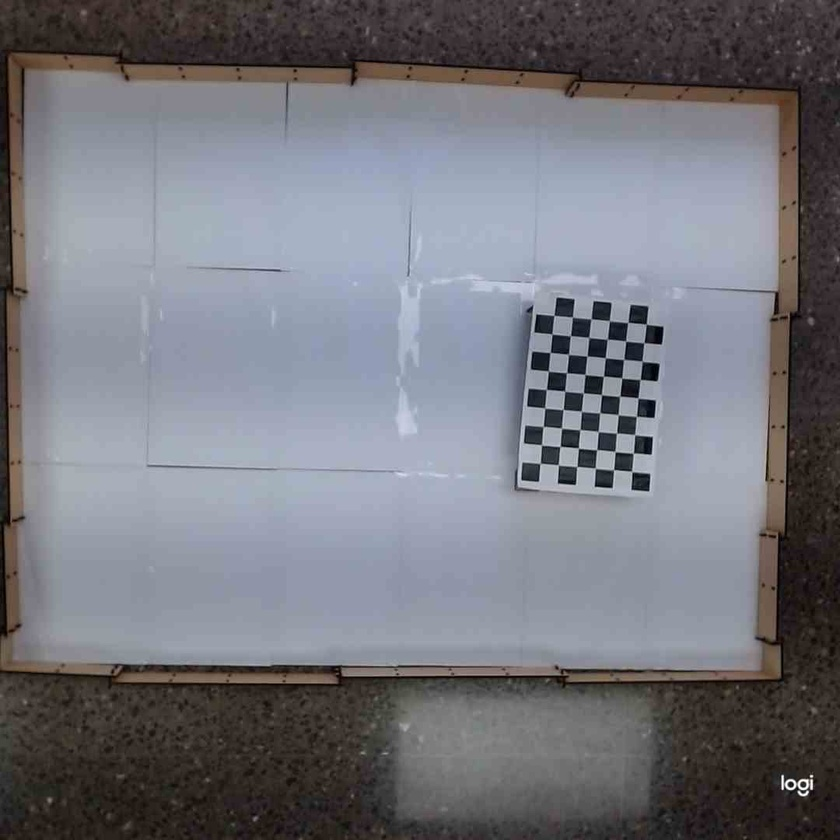
#> input picture Herramientas/Cámara/VALIDACION_PYTHON/Calibración Python/Imagenes_Calibracion_Nueva_Sala/2024-02-12_13-16-59.jpg, 840 x 840 px, shrunk from 1080 x 1080 before the run; its folder holds only this picture in this run
$ jupyter execute Calibracion_Camara.ipynb   (shell and % lines are left out)
#> lines starting #> are read from the running program, lines starting #| are printed output that depends on the picture; after the words box and inside, x2 and y2 are one past the last pixel; in counts of white or black regions, pixels touching at a corner belong together; long printed decimals are rounded
[cell 1]
"""
PROYECTO PROE
Este código se utiliza para calibrar la cámara del sistema de visión, para ejecutarlo se debe tener instalada la librería
openCV y tener al menos 10 imágenes de calibración en la misma carpeta.
"""
"!pip install opencv-python"

import cv2
import cv2 as cv
import numpy as np
import os
import glob

# Define las dimensiones del del tablero
CHECKERBOARD = (6,9) #Número filas de vértices por número de columnas de vértices
criteria = (cv2.TERM_CRITERIA_EPS + cv2.TERM_CRITERIA_MAX_ITER, 40, 0.001) #cada cuadrado del patrón mide 40 mm

# Guarda los puntos 3D del tablero
objpoints = []
# Guarda los puntos 2D del tablero
imgpoints = []


# Define las coordenadas globales para los puntos en 3D
objp = np.zeros((1, CHECKERBOARD[0] * CHECKERBOARD[1], 3), np.float32)
objp[0,:,:2] = np.mgrid[0:CHECKERBOARD[0], 0:CHECKERBOARD[1]].T.reshape(-1, 2)
prev_img_shape = None

#Dirección de las imagénes de calibración
images = glob.glob('./Imagenes_Calibracion_Nueva_Sala/*.jpg')
for fname in images:
    img = cv2.imread(fname)
#> img is the input picture: shape (840, 840, 3); mean B, G, R 124.6, 117.4, 116.9
    gray = cv2.cvtColor(img,cv2.COLOR_BGR2GRAY)
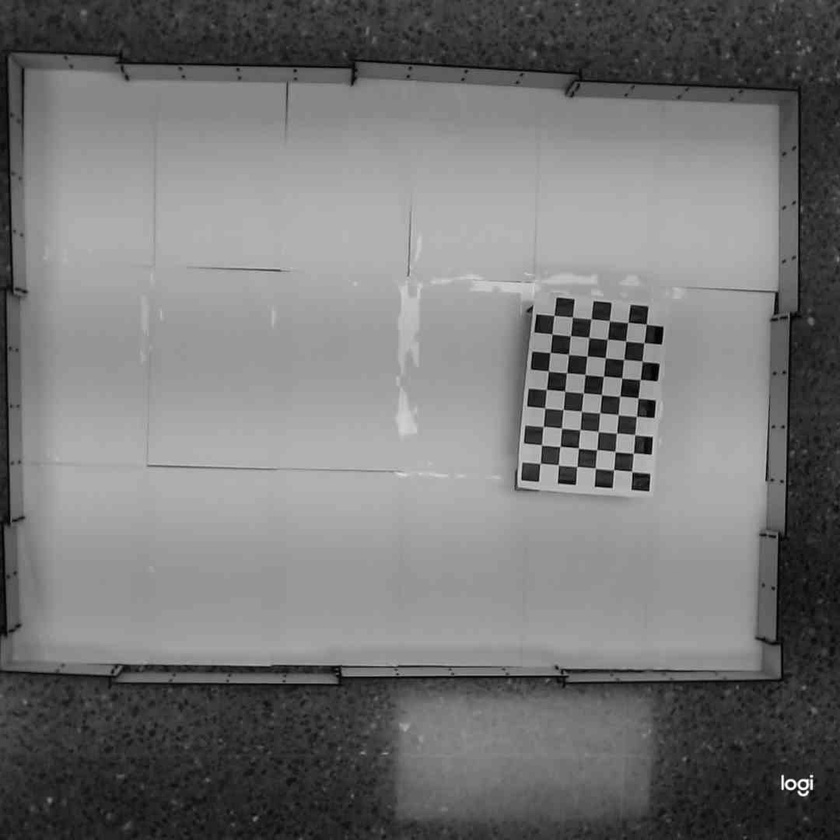
#> gray: shape (840, 840); min 1, max 255, mean 118.2
    # Encuentra las esquinas del patrón de calibración
    # Cuando se encuentran las esquinas deseadas ret = True
    ret, corners = cv2.findChessboardCorners(gray, CHECKERBOARD, cv2.CALIB_CB_ADAPTIVE_THRESH + cv2.CALIB_CB_FAST_CHECK + cv2.CALIB_CB_NORMALIZE_IMAGE)
#> ret = True; corners = 54 rows, first 8: [631.9, 471.6], [613.6, 469.6], [595.4, 468.1], [577, 466.6], [558.2, 464.6], [540, 463.5], [633.1, 453.3], [615, 451.7]

    """
    Si se detecta el número deseado de esquinas,
    refinamos las coordenadas de píxeles y mostramos
    ellos en las imágenes del tablero de ajedrez
    """
    if ret == True:
        objpoints.append(objp)
        # refining pixel coordinates for given 2d points.
        corners2 = cv2.cornerSubPix(gray, corners, (11,11),(-1,-1), criteria)
#> corners2 = 54 rows, first 8: [631.8, 471.6], [613.6, 469.8], [595.3, 468.3], [576.7, 466.5], [558.4, 465], [540.2, 463.3], [633.5, 453], [615.1, 451.6]

        imgpoints.append(corners2)

        # Dibuja los puntos en las esquinas
        img = cv2.drawChessboardCorners(img, CHECKERBOARD, corners2, ret)
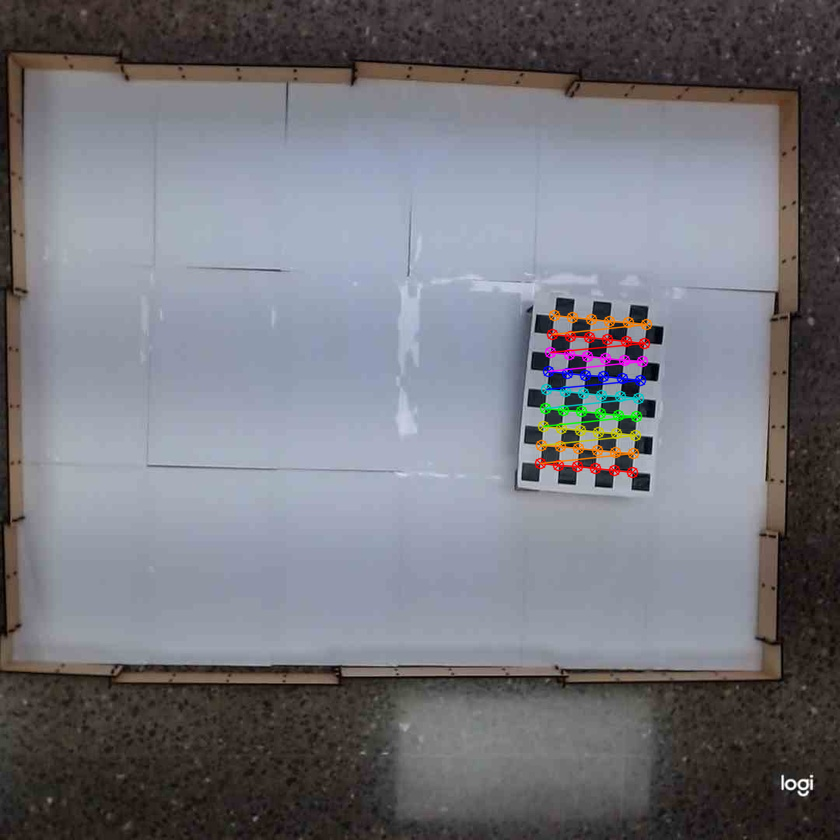
#> img: shape (840, 840, 3); 1.22% of pixels changed, all inside (x1, y1, x2, y2) = (534, 309, 653, 479)

    cv2.imshow('img',img)
    cv2.waitKey(0)

cv2.destroyAllWindows()

h,w = img.shape[:2]
#> h = 840; w = 840

"""
Realización de la calibración de la cámara
pasando el valor de puntos 3D conocidos (objpoints)
y las correspondientes coordenadas de píxeles de las
esquinas detectadas (imgpoints)
"""

#Obtiene la matriz de calibración, traslación y rotación
ret, mtx, dist, rvecs, tvecs = cv2.calibrateCamera(objpoints, imgpoints, gray.shape[::-1], None, None)
#> ret = 0.144; mtx = [[1239.3, 0, 401.6], [0, 1168.7, 445.1], [0, 0, 1]]; dist = [[1.19, -9.59, 0.0403, -0.00335, 109.3]]; rvecs = ([0.485, 0.0345, -3.02],); tvecs = ([11.75, 1.35, 65.27],)


#Ejecutar si se desea verificar la eliminación de la distorsión en una imagen de prueba, se debe de
#tener la imagen de prueba en el mismo folder y llamarla "TestImage.jpg"


#Se elimina la distorsión en una imagen para verificar
img = cv.imread('2024-02-12_13-17-57.jpg')
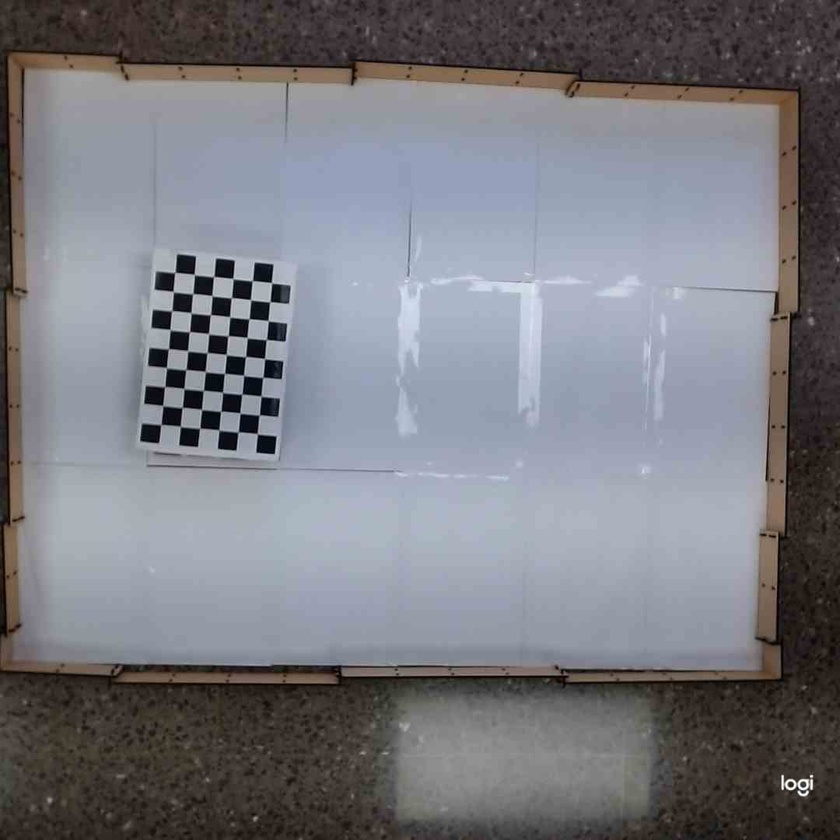
#> input picture Herramientas/Cámara/VALIDACION_PYTHON/Calibración Python/2024-02-12_13-17-57.jpg, 840 x 840 px, shrunk from 1080 x 1080 before the run, found by its file name
#> img is the input picture: shape (840, 840, 3); mean B, G, R 128.2, 121.7, 121.3
h,  w = img.shape[:2]
newcameramtx, roi = cv.getOptimalNewCameraMatrix(mtx, dist, (w,h), 1, (w,h))
#> newcameramtx = [[1382.8, 0, 406], [0, 1332.8, 445.3], [0, 0, 1]]; roi = (183, 223, 432, 460)

#Elimina distorsión
dst = cv.undistort(img, mtx, dist, None, newcameramtx)
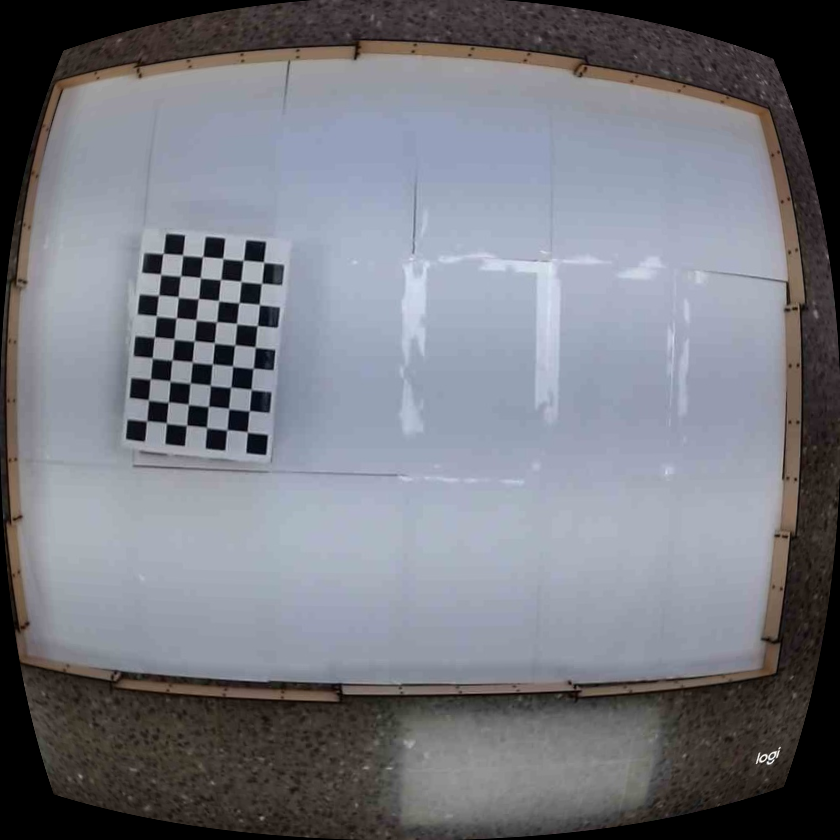
#> dst: shape (840, 840, 3); mean B, G, R 127.6, 120, 118.1
# recorta la imagen
x, y, w, h = roi
#> x = 183; y = 223; w = 432; h = 460
dst = dst[y:y+h, x:x+w]
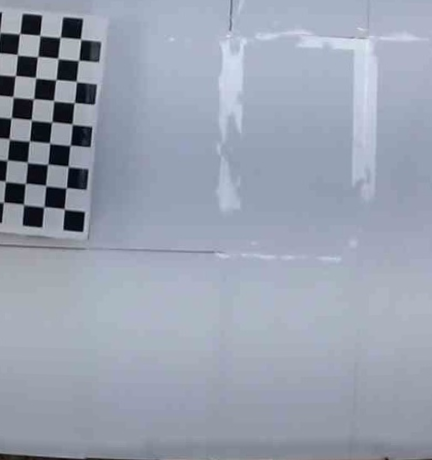
#> dst: shape (460, 432, 3); mean B, G, R 175.7, 160.9, 153.3
cv.imwrite('calibresult.png', dst) #Guarda una imagen sin distorsión


# Se guardan las matrices necesarias para la calibración
np.savetxt("dist.txt", dist)
np.savetxt("cameraMatrix.txt", mtx)

#Verifica la exactitud de los valores encontrados
mean_error = 0
for i in range(len(objpoints)):
    imgpoints2, _ = cv.projectPoints(objpoints[i], rvecs[i], tvecs[i], mtx, dist)
    error = cv.norm(imgpoints[i], imgpoints2, cv.NORM_L2)/len(imgpoints2)
    mean_error += error
#> this loop made 1 pass
#> (error, mean_error) on pass 1: (0.0196, 0.0196)
#> after the loop, mean_error = 0.0196
print( "Total error: {}".format(mean_error/len(objpoints)) )
#| Total error: 0.0196


#Imprime las matrices de calibración
print("Camera matrix : \n")
print(mtx)
#| [[1.23931142e+03 0.00000000e+00 4.01587155e+02]
#|  [0.00000000e+00 1.16871261e+03 4.45055589e+02]
#|  [0.00000000e+00 0.00000000e+00 1.00000000e+00]]
print("dist : \n")
print(dist)
#| [[ 1.18679345e+00 -9.58760944e+00  4.02801400e-02 -3.35252765e-03
#|    1.09340557e+02]]
print("rvecs : \n")
print(rvecs)
#| (array([[ 0.4848],
#|        [ 0.03454],
#|        [-3.020]]),)
print("tvecs : \n")
print(tvecs)
#| (array([[11.753],
#|        [ 1.346],
#|        [65.266]]),)
